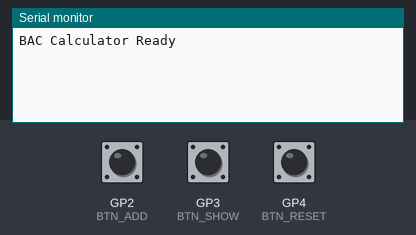
Bench run of a sketch on a simulated Raspberry Pi Pico. Parts: the last lines printed to the serial monitor. Inputs (shaded band) come from the test bench; at power-on: GP2 (BTN_ADD) HIGH, GP3 (BTN_SHOW) HIGH, GP4 (BTN_RESET) HIGH. The local clock reads 2024-03-15 10:24:30 at power-on unless the sketch sets it.

Above: at 3.2 s.
3.3 s: GP2 (BTN_ADD) pulled LOW for 0.15 s
At 4.5 s:
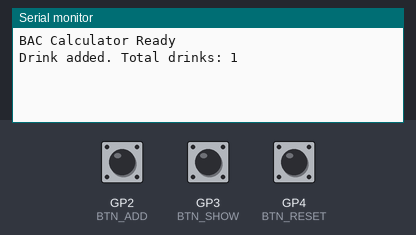
4.9 s: GP3 (BTN_SHOW) pulled LOW for 0.15 s
At 6.0 s:
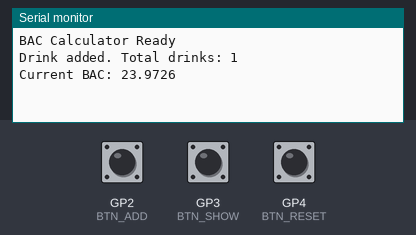
6.5 s: GP4 (BTN_RESET) pulled LOW for 0.15 s
At 7.2 s:
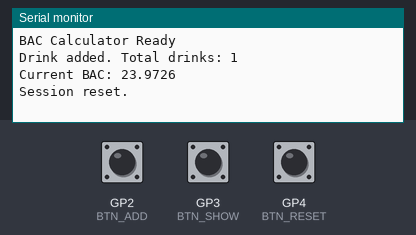
8.1 s: GP2 (BTN_ADD) pulled LOW for 1 s
At 10.2 s:
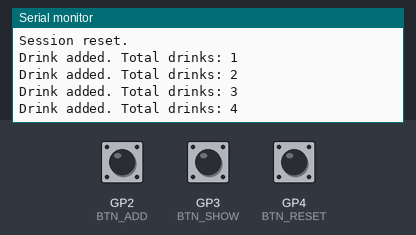
10.6 s: GP3 (BTN_SHOW) pulled LOW for 1 s
At 12.3 s:
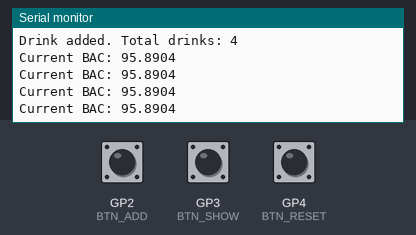
Timing chart, 0 to 13.8 s (numbered marks = the images above; inputs shaded):
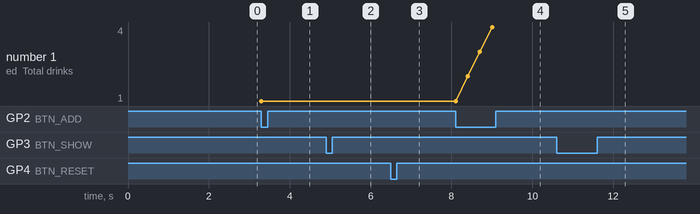

The sketch:

fw.ino
```cpp
#include <Wire.h>
#include <RTClib.h>

RTC_DS3231 rtc;

const float BODY_WEIGHT_KG = 80.0;
const bool IS_MALE = true;
const float METABOLISM_PER_HOUR = 0.015;

const float R = IS_MALE ? 0.73 : 0.66;

const float DRINK_GRAMS_ALC = 14.0;
const int BTN_ADD = 2;
const int BTN_SHOW = 3;
const int BTN_RESET = 4;

DateTime drinkTimes[20];
int drinkCount = 0;

void setup() {
  Serial.begin(115200);
  delay(2000);

  Wire.setSDA(16);
  Wire.setSCL(17);
  Wire.begin();

  if (!rtc.begin()) {
    Serial.println("RTC not found!");
    while (1);
  }

  pinMode(BTN_ADD, INPUT_PULLUP);
  pinMode(BTN_SHOW, INPUT_PULLUP);
  pinMode(BTN_RESET, INPUT_PULLUP);

  Serial.println("BAC Calculator Ready");
}

float computeBAC() {
  if (drinkCount == 0) return 0.0;

  DateTime now = rtc.now();
  float totalBAC = 0.0;

  for (int i = 0; i < drinkCount; i++) {
    float hoursPassed = (now - drinkTimes[i]).totalseconds() / 3600.0;

    float bac = (DRINK_GRAMS_ALC / (BODY_WEIGHT_KG * R)) * 100.0;
    bac -= METABOLISM_PER_HOUR * hoursPassed;

    if (bac > 0) totalBAC += bac;
  }

  return totalBAC;
}

void loop() {
  if (!digitalRead(BTN_ADD)) {
    if (drinkCount < 20) {
      drinkTimes[drinkCount++] = rtc.now();
      Serial.print("Drink added. Total drinks: ");
      Serial.println(drinkCount);
      delay(300);
    }
  }

  if (!digitalRead(BTN_SHOW)) {
    float bac = computeBAC();
    Serial.print("Current BAC: ");
    Serial.println(bac, 4);
    delay(300);
  }

  if (!digitalRead(BTN_RESET)) {
    drinkCount = 0;
    Serial.println("Session reset.");
    delay(300);
  }
}
```

Measured:
- after the input at 3.3 s, the serial monitor: prints a new line at once (image 1)
- after the input at 4.9 s, the serial monitor: prints a new line at once (image 2)
- after the input at 6.5 s, the serial monitor: prints a new line at once (image 3)
- after the input at 8.1 s, the serial monitor: prints a new line at once (image 4)
- after the input at 10.6 s, the serial monitor: prints a new line at once (image 5)
- plotted number 1: 1 → 4 after the input at 8.1 s
